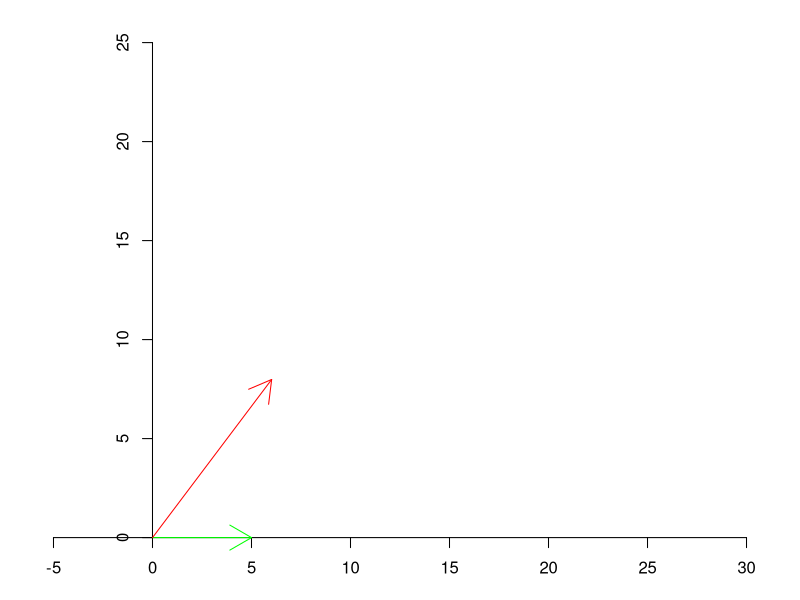
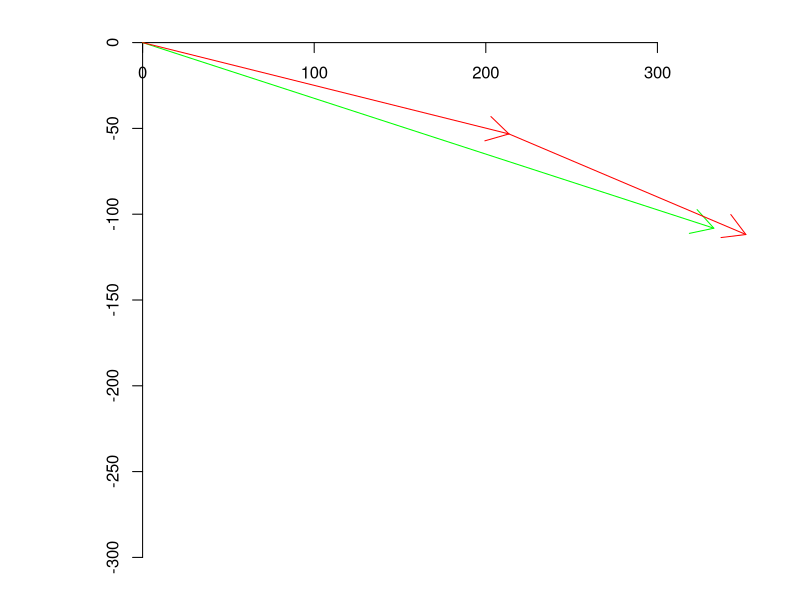

The R script that drew these images, in order: (Note: this script raises an error after producing the figures.)
library(plotrix)


#1.

#Set up the screen with narrow margins and aspect ratio 1:1
pars<-par(mar=c(1,1,1,1)+0.1, pch=20)  #set up narrow margins
plot(NULL, xlim = c(0,25), ylim = c(-1,25), xlab = "", ylab= "", asp = 1, axes = FALSE)
axis(1,pos = 0); axis(2,pos = 0) #set up axes at left asnd bottom

arrows(0, 0, 5*cos(0*pi/180), 5*sin(0*pi/180), col = "green")
arrows(0, 0, 10*cos(53*pi/180), 10*sin(53*pi/180), col="red")




#2. 
#Set up the screen with narrow margins and aspect ratio 1:1
pars<-par(mar=c(1,1,1,1)+0.1, pch=20)  #set up narrow margins
plot(NULL, xlim = c(0,300), ylim = c(-300,0), xlab = "", ylab= "", asp = 1, axes = FALSE)
axis(1,pos = 0); axis(2,pos = 0) #set up axes at left asnd bottom

arrows(0, 0, 350*cos(-18*pi/180), 350*sin(-18*pi/180), col = "green")
arrows(0, 0, 220*cos(-14*pi/180), 220*sin(-14*pi/180), col="red")
v1 <- c(220*cos(-14*pi/180), 220*sin(-14*pi/180))
v2 <- c(150*cos(-23*pi/180), 150*sin(-23*pi/180))
v3 <- v1+v2
arrows(v1[1], v1[2], v3[1], v3[2], col="red")


#distance: 
v0 <- c(350*cos(-18*pi/180), 350*sin(-18*pi/180))
v <- v0-v3
v


#Dot product operator
"%.%" <- function(x,y) sum(x*y)

Norm<- function(v) sqrt(v %.% v)

Norm(v)

#19.02954


#3. 

latL <- 52; longL <- 8
latMum <- 19; longMum <- 73
latMoc <-56; longMoc <-38
latC <- 34; longC <-18.5

London <- c(Cos(latL)*Cos(longL),Cos(latL)*Sin(longL),Sin(latL)); London #unit vector for Boston
Mumbai <- c(Cos(latMum)*Cos(longMum),Cos(latMum)*Sin(longMum),Sin(latMum)); Mumbai
Moscow <- c(Cos(latMoc)*Cos(longMoc),Cos(latMoc)*Sin(longMoc),Sin(latMoc)); Moscow
Cape <- c(Cos(latC)*Cos(longC),Cos(latC)*Sin(longC),Sin(latC)); Cape

degrees_lm <- angleBetween(London,Mumbai); degrees_lm #50.40199
#By definition, 90 degrees on the Earth equals 10,000 kilometers
kilometers_lm <- 10000*degrees_lm/90
kilometers_lm   #the trip is 6647 km

degrees_mc <- angleBetween(Moscow, Cape); degrees_mc #13.62378
#By definition, 90 degrees on the Earth equals 10,000 kilometers
kilometers_mc <- 10000*degrees_mc/90
kilometers_mc   #the trip is 2862 km



#3.b
"%x%" <- function(v,w) c(v[2]*w[3]-v[3]*w[2],v[3]*w[1]-v[1]*w[3], v[1]*w[2]-v[2]*w[1])
London %x% Mumbai
Cape %x% Moscow
